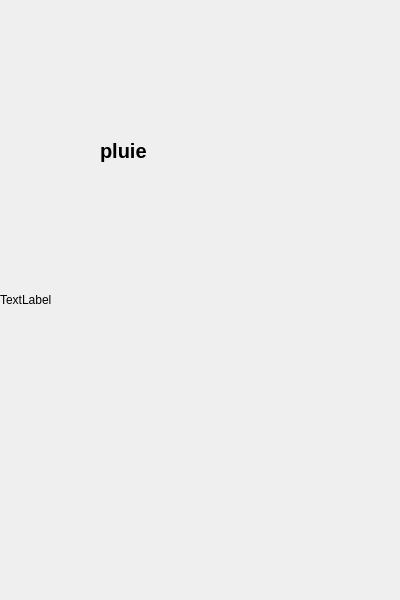
<?xml version="1.0" encoding="UTF-8"?>
<ui version="4.0">
 <class>Dialog</class>
 <widget class="QDialog" name="Dialog">
  <property name="geometry">
   <rect>
    <x>0</x>
    <y>0</y>
    <width>400</width>
    <height>600</height>
   </rect>
  </property>
  <property name="windowTitle">
   <string>Dialog</string>
  </property>
  <widget class="QLabel" name="label">
   <property name="geometry">
    <rect>
     <x>100</x>
     <y>120</y>
     <width>201</width>
     <height>61</height>
    </rect>
   </property>
   <property name="font">
    <font>
     <pointsize>15</pointsize>
     <weight>75</weight>
     <bold>true</bold>
    </font>
   </property>
   <property name="text">
    <string>pluie</string>
   </property>
  </widget>
  <widget class="QLabel" name="label_2">
   <property name="geometry">
    <rect>
     <x>0</x>
     <y>0</y>
     <width>400</width>
     <height>600</height>
    </rect>
   </property>
   <property name="text">
    <string>TextLabel</string>
   </property>
  </widget>
  <zorder>label_2</zorder>
  <zorder>label</zorder>
 </widget>
 <resources/>
 <connections/>
</ui>
